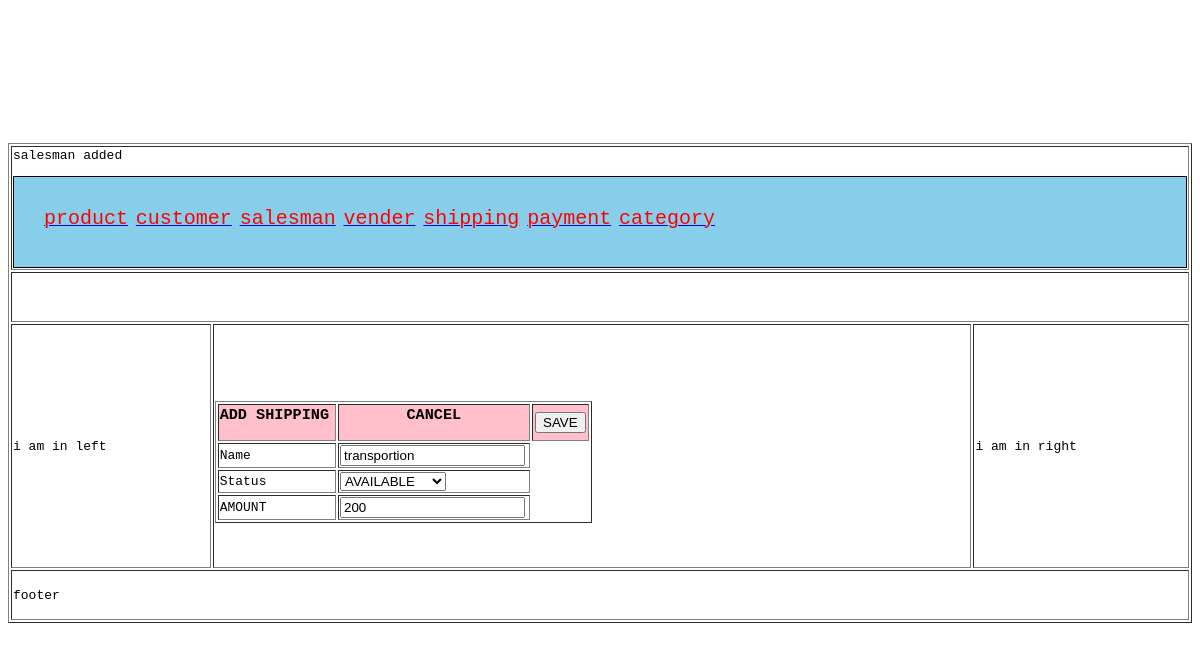
Screenshot of /index.php?c=shipping&a=edit&shipping_id=2 with the database file from the repository.
### tables this page shows
CREATE TABLE `shipping` (
  `shipping_id` int(11) NOT NULL,
  `name` varchar(255) NOT NULL,
  `amount` varchar(255) NOT NULL,
  `status` varchar(255) NOT NULL,
  `price` int(11) NOT NULL
);

### model/core/view.php (called while the page is built, shortened)
<?php
class model_core_view{
	protected $data = [];
	protected $template = null;
	function __get($key){
		if(array_key_exists($key,$this->data))
		{
			return $this->data[$key];
		}
	}
	public function setTemplate($template){
		$this->template = $template;
		return $this;
	}
	public function getTemplate(){
		return $this->template;
	}
	public function setData($data){
		$this->data = $data;
		return $this->data;
	}
	public function render(){
		require_once 'view'.DS.$this->getTemplate();
	}
	public function getUrl($action=null,$controller=null,$param=[],$resetParam=false){
		return Ccc::getModel('core_url')->getUrl($action,$controller,$param,$resetParam);
	}
}
?>

### controller/shipping.php (called while the page is built, shortened)
<?php
require_once 'model/shipping/row.php';
require_once 'model/core/url.php';
class controller_shipping extends model_core_action
{
	public function editAction(){
		$layout = new Block_Core_Layout();
		$layout->prepareChildren();
		$edit = new Block_Shipping_Edit();
		$layout->getChild('contain')->addChild('edit',$edit);
		$layout->getChildren();
		$header = new Block_Html_header();
		$layout->getChild('header');
		$layout->addChild('header',$header);
		$layout->getChildren();
		$layout->render();
	}
}
?>

### controller/core/front.php (called while the page is built, shortened)
<?php
class controller_core_front {
	public function init(){
		$action = new model_core_action();
		$request = $action->getRequest();
		$action = $request->getActionName()."Action";
		$actionName = new $className();
		$actionName->$action();
	}
}
?>

### index.php (called while the page is built, shortened)
<?php
require_once 'controller/core/front.php';
class Ccc {
	public static function init(){
		$front = new controller_core_front();
		$front->init();
	}
	public static function getModel($className){
		return(new $className());
	}
}
Ccc::init();
?>

### block/core/abstracts.php (called while the page is built, shortened)
<?php
require_once 'model/core/view.php';
class Block_Core_Abstracts extends Model_Core_View
{
	protected $children = [];
	public function getChildren()
	{
		return $this->children;
	}
	public function addChild($key,$value)
	{
		$this->children[$key] = $value;
	}
}
?>

### model/core/request.php (called while the page is built, shortened)
<?php
class model_core_request{
	public function getParam($key=null,$value=null){
		if($key==null & $value==null){
			return $_GET;
		}
		if($key!=null){
			if(array_key_exists($key, $_GET)){
			return $_GET[$key];
			}
		}
	}
}
?>

### model/core/url.php (called while the page is built, shortened)
<?php
require_once 'model/core/request.php';
class model_core_url extends model_core_request{
	public function getCurrentUrl(){
		$url = $_SERVER['REQUEST_SCHEME']."://".$_SERVER['HTTP_HOST'].$_SERVER['REQUEST_URI'];
		return $url;
	}
	public function getUrl($a=null,$c=null,$param=null,$resetParam=false){
		$final = $this->getParam();
		$currentUrl = explode('?', $this->getCurrentUrl());
		if($c == null){
			$requiredParam['c'] = $this->getControllerName();
		}
		else{
			$requiredParam['c'] = $c;
		}
		if($a==null){
			$requiredParam['a'] = $this->getActionName();
		}
		else{
			$requiredParam['a'] = $a;
		}
		$final =  array_merge($final,$requiredParam);
		$url = $currentUrl[0].'?'.http_build_query($final);
		return $url;
	}
}
?>

### model/core/table.php (called while the page is built, shortened)
<?php
class model_core_table{
	public function getAdapter(){
		$adapter = new model_core_adapter();
		return $adapter;
	}
	public function setTableName($tableName){
		$this->tableName = $tableName;
		return $this;
	}
	public function setPrimaryKey($primaryKey){
		$this->primaryKey = $primaryKey;
		return $this;
	}
	public function fetchRow($query=null){
		$result = $this->getAdapter()->fetchRow($query);
		return $result;
	}
}
?>

### model/core/adapter.php (called while the page is built, shortened)
<?php
class model_core_adapter
{
	public $server = "localhost";
	public $username = "root";
	public $password = "";
	public $database = "project-george-solanki";
	public function connection(){
		$conn = new mysqli($this->server,$this->username,$this->password,$this->database);
		return $conn;
	}
	public function fetchRow($sql){
		$conn = $this->connection();
		$result = $conn->query($sql);
		$rows = $result->fetch_array();
		return $rows;
	}
}
?>

### block/shipping/edit.php (called while the page is built, shortened)
<?php
class Block_Shipping_Edit extends Block_Core_Abstracts
{
	function __construct()
	{
		$this->CollectionData();
	}
	public function CollectionData()
	{
		$request = Ccc::getModel('Core_Request');
		$id = $request->getParam('shipping_id');
		if($id)
		{
			$shipping_row = Ccc::getModel('shipping_row');
			$shippings = $shipping_row->load($id);
		}
	}
}
?>

### view/shipping/edit.phtml (the view, shortened to what this page needs)
<?php
$shippings = $this->shippings;
?>
	<form method="POST" action="<?php echo $this->getUrl('save','shipping')?>">
		<table width="50%" border="1">
			<tr bgcolor="pink">
				<td width="30%"><h3>ADD SHIPPING</h3></td>
				<td width="10%" align="center"><h3>CANCEL</h3></td>
				<td width="10%" align="center"><button type="submit">SAVE</button></td>
			</tr>
			<tr>
				<td>Name</td>
				<td><input type="text" name="shipping[name]" value="<?php echo $shippings->name ?>"></input></td>
			</tr>
			<tr>
				<td>Status</td>
				<td>
					<select name="shipping[status]">
					<option value="<?php echo $shippings->status ?>"><?php echo $shippings->status ?></option>
					</select>
				</td>
			</tr>
			<tr>
				<td>AMOUNT</td>
				<td><input type="text" name="shipping[amount]" value="<?php echo $shippings->amount ?>"></input></td>
			</tr>
		</table>
	</form>

### view/html/contain.phtml (shortened to what this page needs)
<div>
<?php
$layout = $this->getChildren();
foreach ($layout as $key => $child) {
	$child->render();
}
?>

### rows the page displays
shipping: name "transportion", status "AVAILABLE", amount "200"

### other values shown
$message "salesman added"
